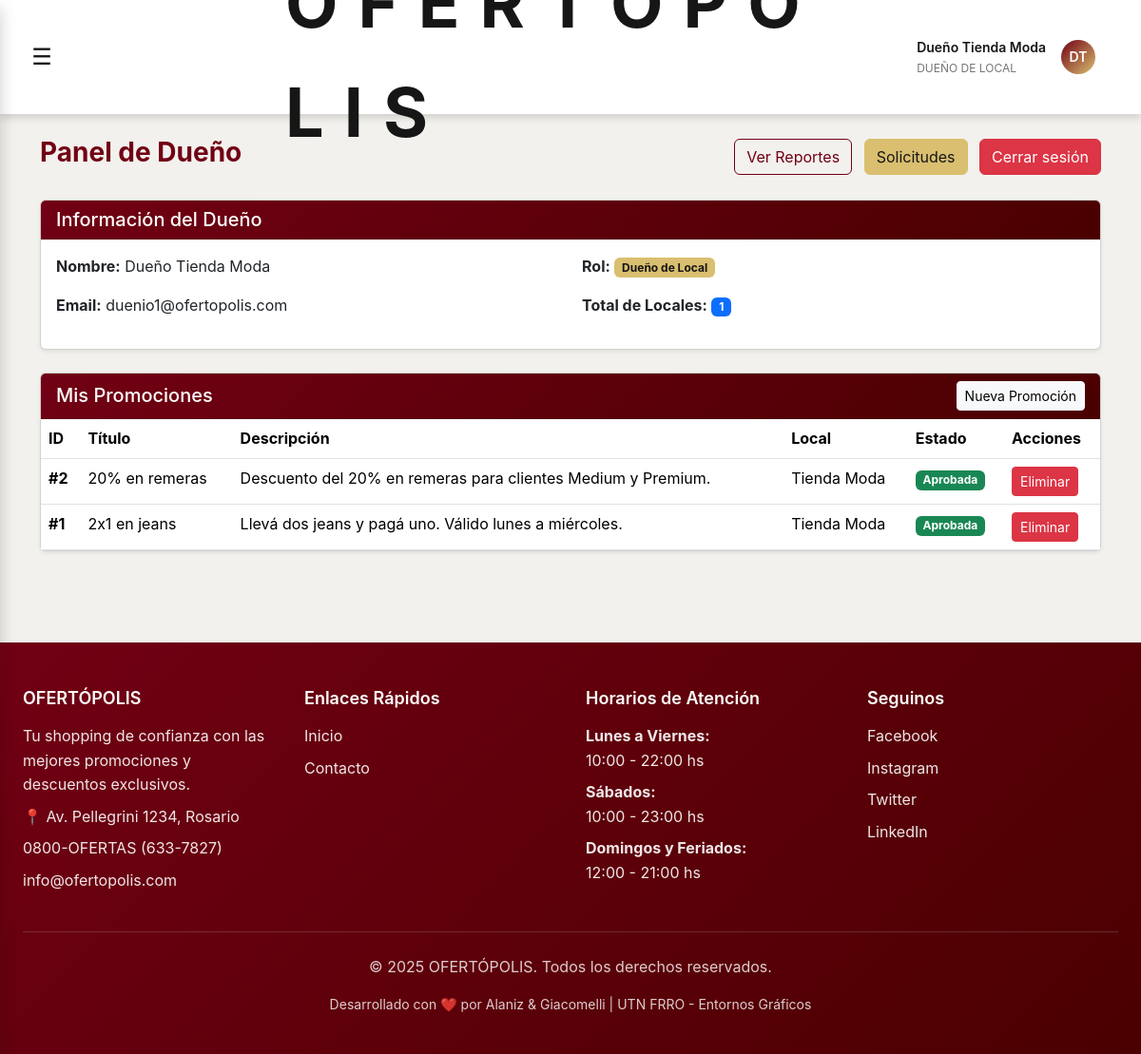
The app's page /duenio/duenio.php (signed in) with its own data.
### tables this page shows
CREATE TABLE usuarios (
  id INT AUTO_INCREMENT PRIMARY KEY,
  nombre VARCHAR(100) NOT NULL,
  email VARCHAR(100) UNIQUE NOT NULL,
  password VARCHAR(255) NOT NULL,
  rol ENUM('admin','duenio','cliente') NOT NULL,
  categoria ENUM('inicial','medium','premium') DEFAULT 'inicial',
  estado ENUM('pendiente','activo') DEFAULT 'activo',
  estado_cuenta ENUM('pendiente', 'activo', 'denegado') DEFAULT 'pendiente',
  token_validacion VARCHAR(100) DEFAULT NULL,
  fecha_registro TIMESTAMP DEFAULT CURRENT_TIMESTAMP
);

CREATE TABLE promociones (
  id INT AUTO_INCREMENT PRIMARY KEY,
  id_local INT,
  titulo VARCHAR(150),
  descripcion TEXT,
  fecha_inicio DATE,
  fecha_fin DATE,
  dias_vigencia VARCHAR(100),
  categoria_minima ENUM('inicial','medium','premium'),
  estado ENUM('pendiente','aprobada','rechazada') DEFAULT 'pendiente',
  FOREIGN KEY (id_local) REFERENCES locales(id) ON DELETE CASCADE
);

CREATE TABLE locales (
  id INT AUTO_INCREMENT PRIMARY KEY,
  nombre VARCHAR(100) NOT NULL,
  ubicacion VARCHAR(50),
  rubro VARCHAR(100),
  id_duenio INT,
  FOREIGN KEY (id_duenio) REFERENCES usuarios(id) ON DELETE SET NULL
);

### duenio/duenio.php (the view, shortened to what this page needs)
<?php
include_once("../includes/db.php");
$duenio_id = $_SESSION['usuario_id'];
$result_duenio = $conn->query("SELECT * FROM usuarios WHERE id=$duenio_id");
$duenio = $result_duenio->fetch_assoc();
$count_locales = $conn->query("SELECT COUNT(*) as total FROM locales WHERE id_duenio=$duenio_id")->fetch_assoc();
$promos = $conn->query("SELECT p.*, l.nombre AS local
                        FROM promociones p
                        JOIN locales l ON p.id_local=l.id
                        WHERE l.id_duenio=$duenio_id ORDER BY p.fecha_inicio DESC");
?>
<!DOCTYPE html>
<html lang="es">
<head>
<link href="https://cdn.jsdelivr.net/npm/bootstrap@5.3.3/dist/css/bootstrap.min.css" rel="stylesheet">
<link href="../css/estilos.css" rel="stylesheet">
<link href="../css/header.css" rel="stylesheet">
<link href="../css/footer.css" rel="stylesheet">
<link href="../css/panels.css" rel="stylesheet">
</head>
<body>
<?php include("../includes/header.php"); ?>
<main id="main-content" class="main-content">
<div class="container mt-4 mb-5">
  <div class="d-flex justify-content-between align-items-center mb-4">
    <h3 style="color: var(--primary-color); font-weight: 700;">Panel de Dueño</h3>
    <div>
      <a href="reportes.php" class="btn btn-outline-primary me-2">Ver Reportes</a>
      <a href="solicitudes.php" class="btn btn-secondary me-2">Solicitudes</a>
      <a href="../auth/logout.php" class="btn btn-danger">Cerrar sesión</a>
    </div>
  </div>
  <div class="card mb-4 shadow-sm">
    <div class="card-header text-white" style="background: linear-gradient(135deg, var(--primary-color), var(--primary-dark));">
      <h5 class="mb-0">Información del Dueño</h5>
    </div>
    <div class="card-body">
      <div class="row">
        <div class="col-md-6">
          <p><strong>Nombre:</strong> <?= htmlspecialchars($duenio['nombre']) ?></p>
          <p><strong>Email:</strong> <?= htmlspecialchars($duenio['email']) ?></p>
        </div>
        <div class="col-md-6">
          <p><strong>Rol:</strong> <span class="badge" style="background-color: var(--secondary-color); color: var(--dark);">Dueño de Local</span></p>
          <p><strong>Total de Locales:</strong> <span class="badge bg-primary"><?= $count_locales['total'] ?></span></p>
        </div>
      </div>
    </div>
  </div>
  <div class="card shadow-sm">
    <div class="card-header text-white" style="background: linear-gradient(135deg, var(--primary-color), var(--primary-dark));">
      <div class="d-flex justify-content-between align-items-center">
        <h5 class="mb-0">Mis Promociones</h5>
        <button class="btn btn-light btn-sm" data-bs-toggle="modal" data-bs-target="#modalAgregar">
          Nueva Promoción
        </button>
      </div>
    </div>
    <div class="card-body p-0">
      <div class="table-responsive">
        <table class="table table-hover mb-0">
          <thead style="background-color: var(--light);">
            <tr>
              <th>ID</th>
              <th>Título</th>
              <th>Descripción</th>
              <th>Local</th>
              <th>Estado</th>
              <th>Acciones</th>
            </tr>
          </thead>
          <tbody>
          <tbody>
      <?php while($p = $promos->fetch_assoc()): ?>
      <tr>
        <td><strong>#<?= $p['id'] ?></strong></td>
        <td><?= htmlspecialchars($p['titulo']) ?></td>
        <td><?= htmlspecialchars($p['descripcion']) ?></td>
        <td><?= htmlspecialchars($p['local']) ?></td>
        <td>
          <?php if($p['estado'] == 'pendiente'): ?>
            <span class="badge bg-warning text-dark">Pendiente</span>
          <?php elseif($p['estado'] == 'aprobada'): ?>
            <span class="badge bg-success">Aprobada</span>
          <?php elseif($p['estado'] == 'rechazada'): ?>
            <span class="badge bg-danger">Rechazada</span>
          <?php endif; ?>
        </td>
        <td>
          <a href="?eliminar=<?= $p['id'] ?>" class="btn btn-danger btn-sm" onclick="return confirm('¿Eliminar esta promoción?')">
            Eliminar
          </a>
        </td>
      </tr>
      <?php endwhile; ?>
    </tbody>
        </table>
      </div>
    </div>
  </div>
</div>
</main>
<?php include("../includes/footer.php"); ?>
</body>
</html>

### css/estilos.css (style rules this page uses)
:root { --primary-color: #710014; --primary-dark: #4A0000; --primary-light: #A64D63; --secondary-color: #D9BF6F; --accent-color: #C5A34F; --success-color: #4CAF50; --warning-color: #FF9800; --danger-color: #F44336; --info-color: #d6c0b1; --dark: #161616; --gray-dark: #424242; --gray: #757575; --gray-light: #BDBDBD; --light: #F2F1ED; --white: #FFFFFF; --spacing-xs: 0.5rem; --spacing-sm: 1rem; --spacing-md: 1.5rem; --spacing-lg: 2rem; --spacing-xl: 3rem; --border-radius: 0px; --border-radius-lg: 0px; --shadow-sm: 0 2px 4px rgba(22, 22, 22, 0.1); --shadow-md: 0 4px 8px rgba(22, 22, 22, 0.15); --shadow-lg: 0 8px 16px rgba(22, 22, 22, 0.2); --font-primary: -apple-system, BlinkMacSystemFont, 'Segoe UI', Roboto, 'Helvetica Neue', Arial, sans-serif; --font-size-base: 16px; --font-size-sm: 14px; --font-size-lg: 18px; --font-size-xl: 24px; --transition-speed: 0.3s; }
*, *::before, *::after { transition: none !important; animation: none !important; }
* { box-sizing: border-box; }
body { font-family: var(--font-primary); font-size: var(--font-size-base); line-height: 1.6; color: var(--dark); background-color: var(--light); margin: 0; padding: 0; padding-top: 120px; min-height: 100vh; display: flex; flex-direction: column; }
.main-content { flex: 1; }
.btn-outline-primary { background: transparent !important; border-color: #710014 !important; color: #710014 !important; }
.btn-secondary { background-color: #D9BF6F !important; border-color: #D9BF6F !important; color: #161616 !important; }

### records on screen
usuarios: nombre "Dueño Tienda Moda", email "duenio1@ofertopolis.com"
promociones: id "2", titulo "20% en remeras", descripcion "Descuento del 20% en remeras para clientes Medium y Premium.", id_local.nombre "Tienda Moda", estado "Aprobada"
promociones: id "1", titulo "2x1 en jeans", descripcion "Llevá dos jeans y pagá uno. Válido lunes a miércoles.", id_local.nombre "Tienda Moda", estado "Aprobada"

### other values on screen
$_SESSION['usuario_nombre'] "Dueño Tienda Moda"
$rol_display "DUEÑO DE LOCAL"
$iniciales "DT"
$count_locales['total'] "1"
